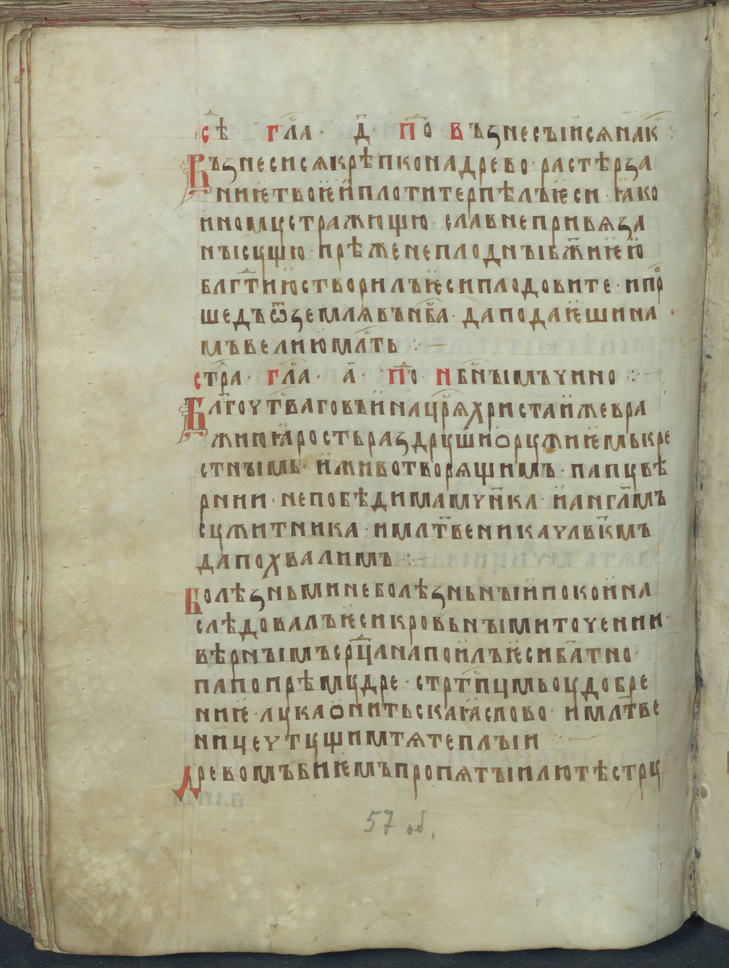
#> input picture 2sem/results/input/198_115.png, 729 x 968 px, shrunk from 3050 x 4050 before the run; its folder holds only this picture in this run
$ python main.py
#> lines starting #> are read from the running program, lines starting #| are printed output that depends on the picture; after the words box and inside, x2 and y2 are one past the last pixel; in counts of white or black regions, pixels touching at a corner belong together
import cv2
from glob import glob
import os

def cheating_otsu(input_path: str, output_path:str) -> None:
    """В рамках курса я буду использовать
    в т.ч. методы бинаризации как модули
    из сторонникх библиотек. Вам так делать нельзя!😜"""
#> called with input_path = '2sem/results/input/198_115.png'

    image = cv2.imread(input_path, cv2.IMREAD_GRAYSCALE)
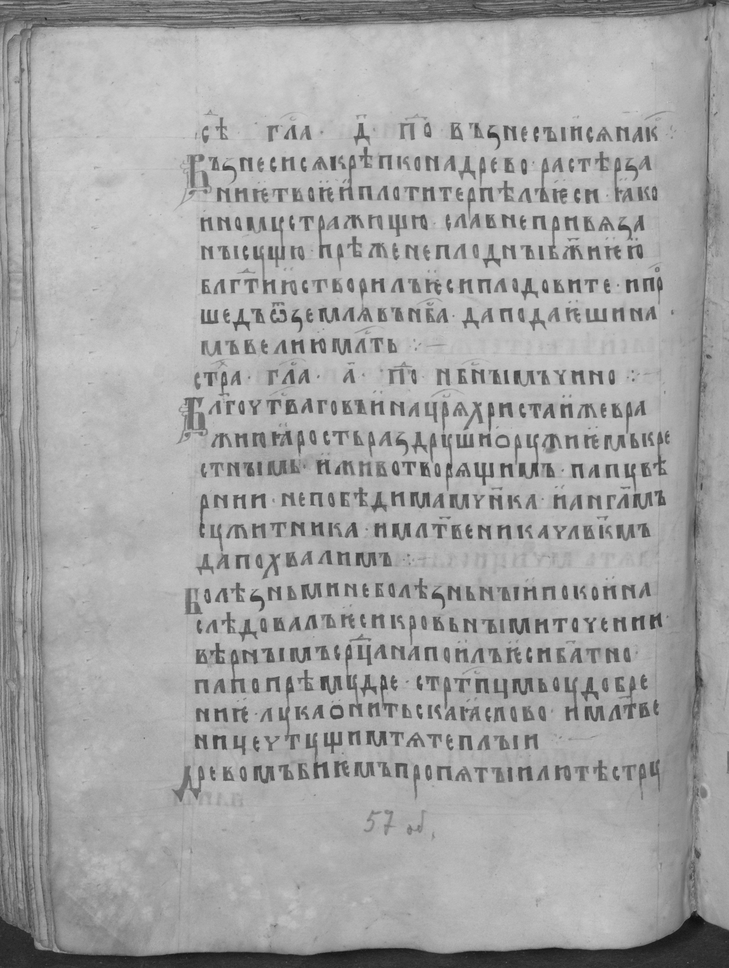
#> image: shape (968, 729); min 15, max 209, mean 164.4

    # Применение CLAHE
    # clahe = cv2.createCLAHE(clipLimit=3, tileGridSize=(20,20))
    # image = clahe.apply(image)

    # Применение глобальной бинаризации с критерием Отсу
    _, binary_image = cv2.threshold(image, 0, 255, cv2.THRESH_OTSU)
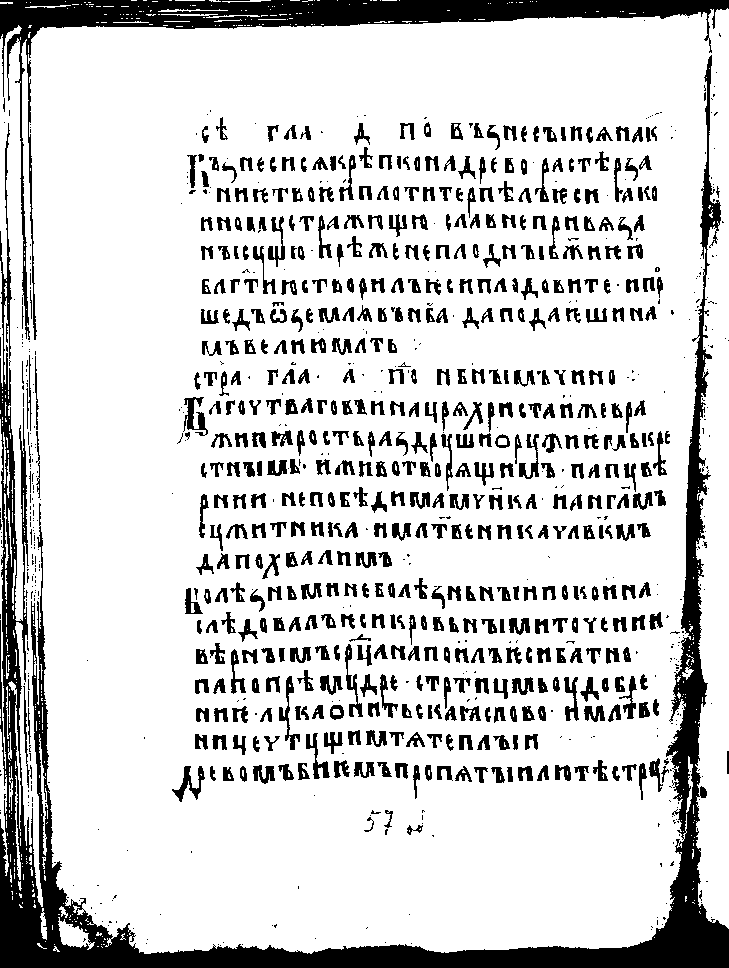
#> binary_image: shape (968, 729); 82% white; 1034 black regions (462 under 20 px), largest, box (x1, y1, x2, y2) and area: (0, 55, 729, 968) 43768, (0, 0, 729, 340) 17966, (183, 397, 208, 436) 434

    # Сохранение бинаризованного изображения в файлz
    cv2.imwrite(output_path, binary_image)

def main():
    current_dir = os.path.dirname(os.path.abspath(__file__))
    output_path = os.path.join(current_dir, 'output')
    relative_path = "2sem/results/input/*"
    for input_path in glob(relative_path):
        curr_opath = os.path.join(output_path, os.path.basename(input_path))
        cheating_otsu(input_path, curr_opath)

if __name__ == "__main__":
    main()

$ run again, on 2sem/results/input/198_153.png
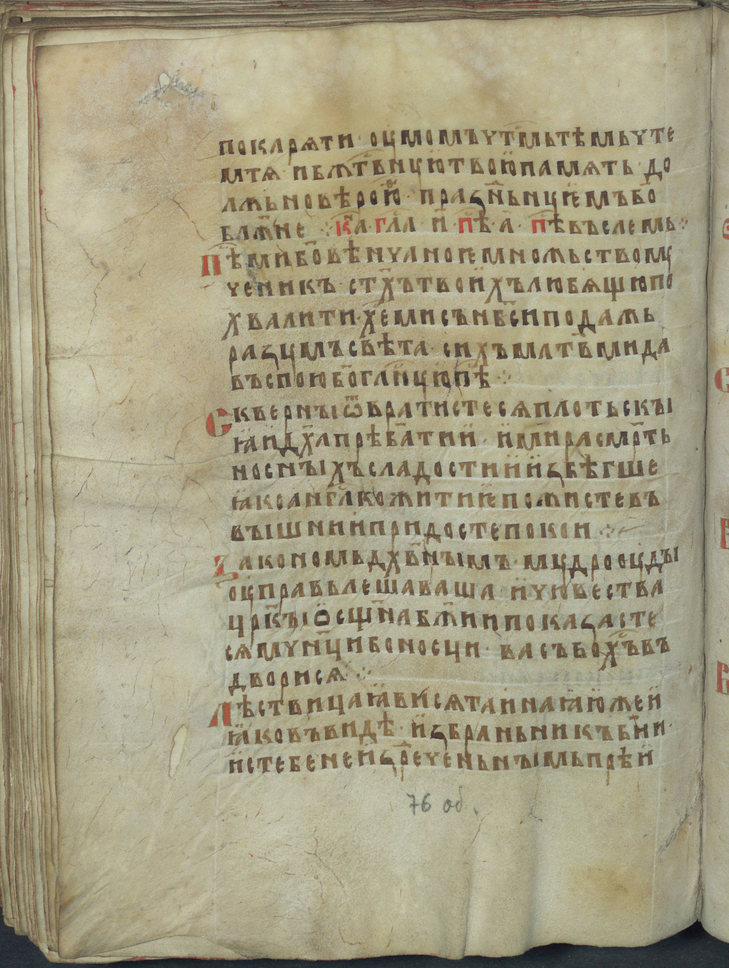
#> input picture 2sem/results/input/198_153.png, 729 x 968 px, shrunk from 3050 x 4050 before the run
#> in cheating_otsu, `image = cv2.imread(input_path, cv2.IMREAD_GRAYSCALE)`:
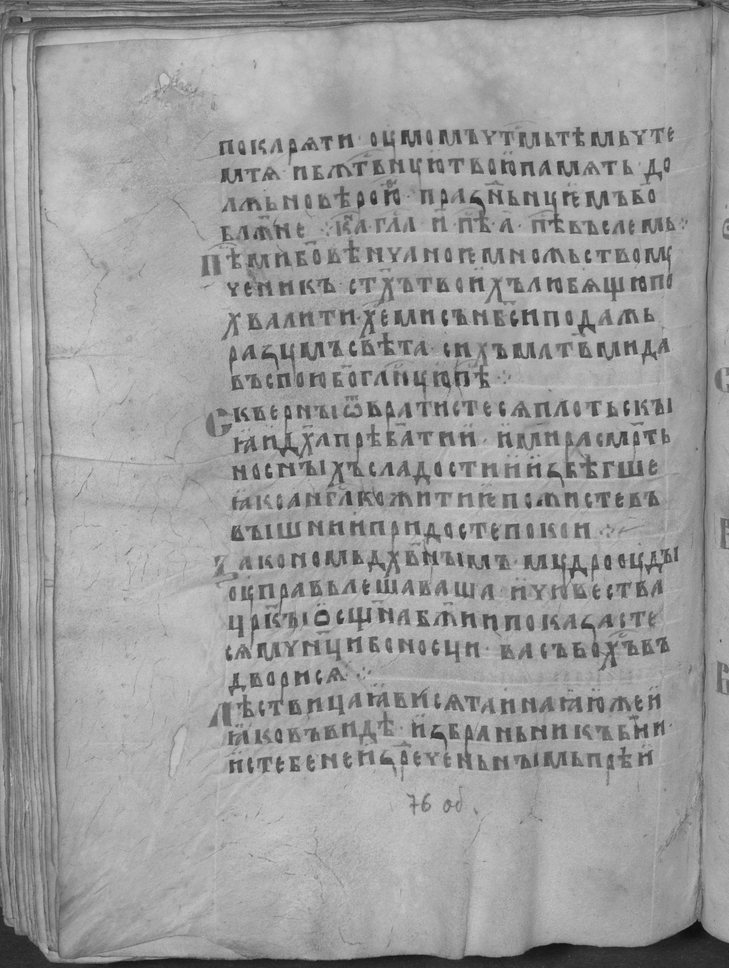
#> image: shape (968, 729); min 12, max 208, mean 156.4
#> in cheating_otsu, `_, binary_image = cv2.threshold(image, 0, 255, cv2.THRESH_OTSU)`:
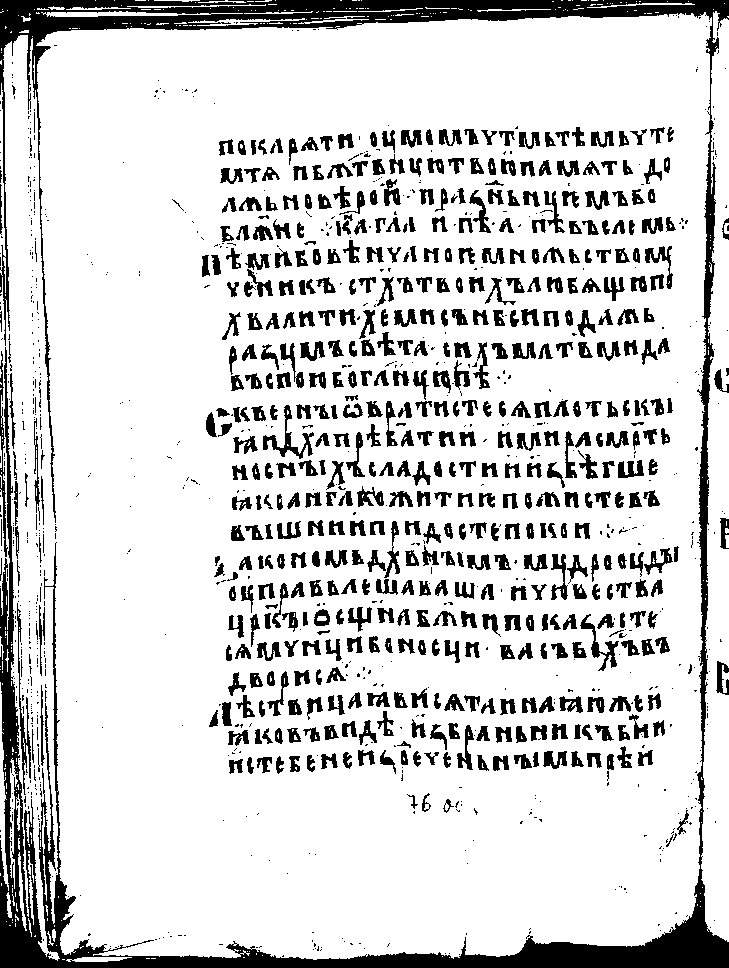
#> binary_image: shape (968, 729); 83% white; 1302 black regions (756 under 20 px), largest, box (x1, y1, x2, y2) and area: (0, 0, 729, 968) 45392, (263, 405, 314, 459) 613, (17, 603, 31, 795) 589
